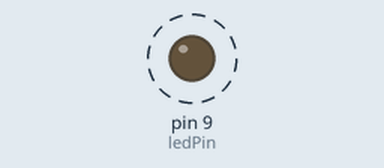
The sketch below on a simulated Arduino Uno, built with avr-gcc and run on an emulated ATmega328P. Shown: output pins drawn as LEDs (lit = HIGH). Dashed ring = blinking. What the sketch prints to the serial monitor is not drawn.

Above: at 0.6 s.
Timing chart, 0 to 3.0 s (numbered marks = the images above):
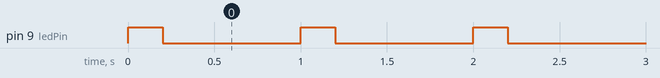

Measured:
- by itself, pin 9 (ledPin): alternates HIGH for 0.20 s and LOW for 0.80 s

The sketch:

NGUYEN_LAB1.ino
```cpp
/*
//Task 1
//Task 2
  void setup() is initializing the codes
  void loop() is looping the codes
//Task 3
  The led pin is connected to 9 and is an output
//Task 4
  int ledPin = 9;
//Task 5
  digitalWrite(ledPin, HIGH);
  delay(1000);
  digitalWrite(ledPin, LOW);
  delay(1000);
//Task 6
  digitalWrite(ledPin, HIGH);
  delay(200);
  digitalWrite(ledPin, LOW);
  delay(800);
//Task 7
  digitalWrite(ledPin, HIGH);
  Serial.println("LED turned ON");  // Print when ON
  delay(200);
  digitalWrite(ledPin, LOW);
  Serial.println("LED turned OFF"); // Print when OFF
  delay(800);
*/

int ledPin = 9;

void setup() {
  pinMode(ledPin, OUTPUT);
  Serial.begin(9600);   // Initialize serial at 9600 baud
}

void loop() {
  digitalWrite(ledPin, HIGH);
  Serial.println("LED turned ON");  // Print when ON
  delay(200);

  digitalWrite(ledPin, LOW);
  Serial.println("LED turned OFF"); // Print when OFF
  delay(800);
}
```
